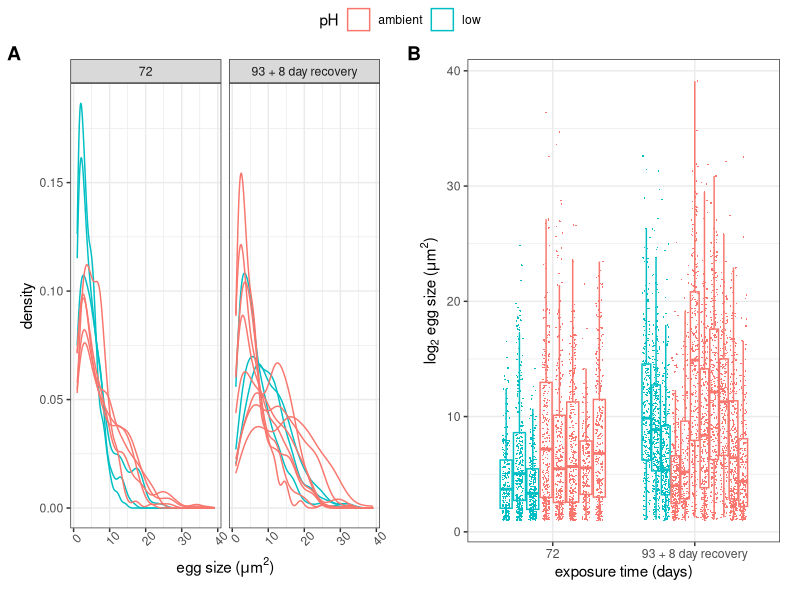
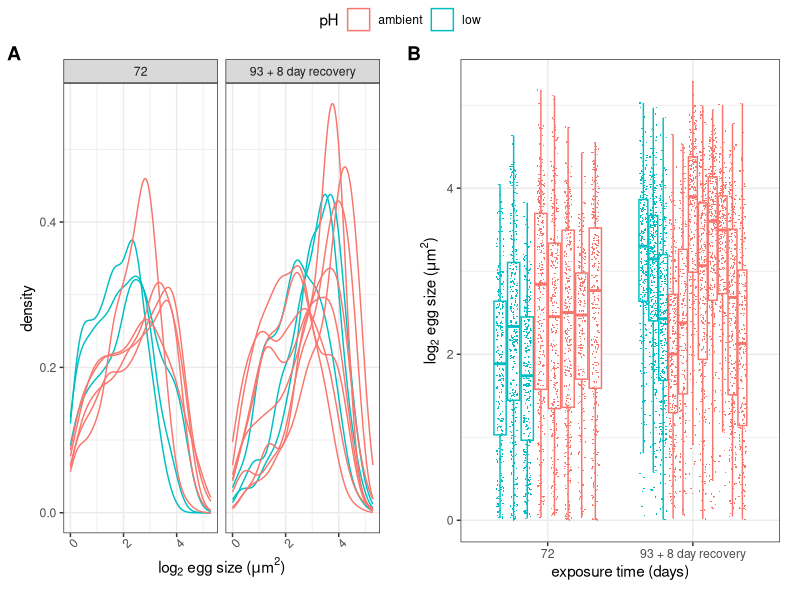
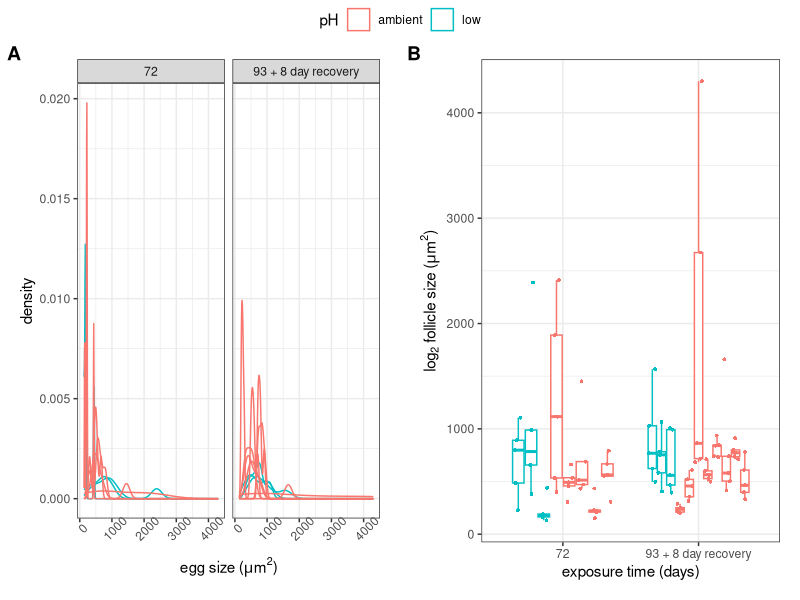
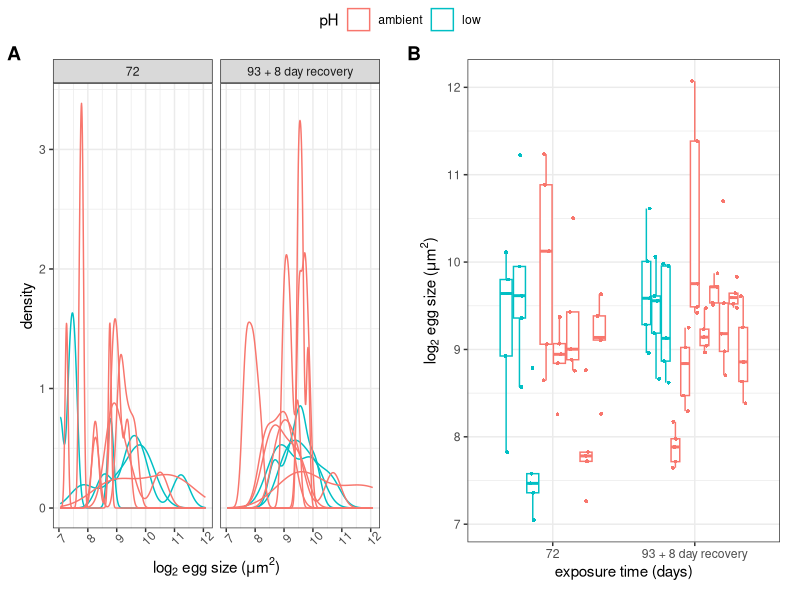
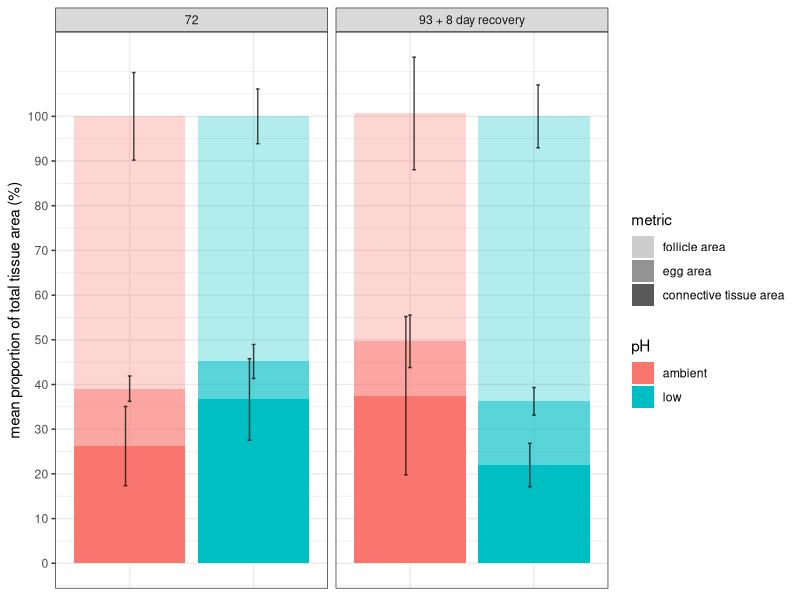
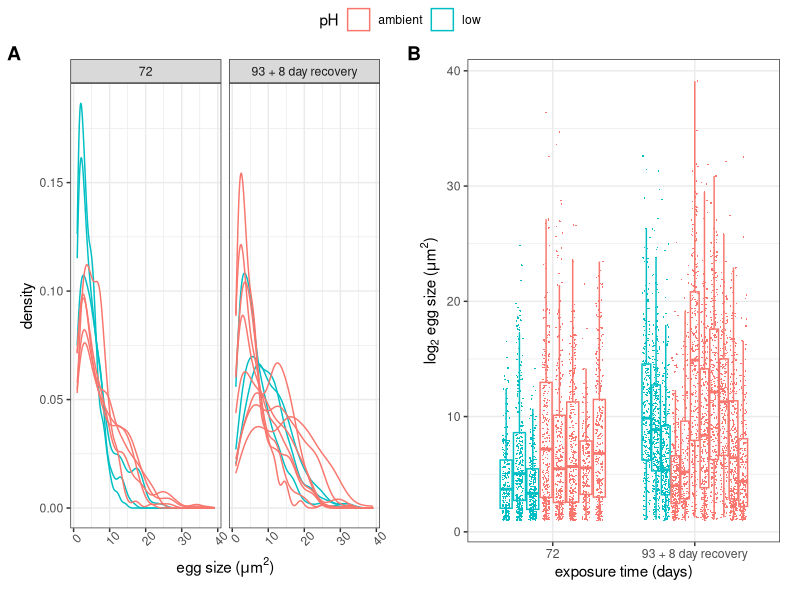
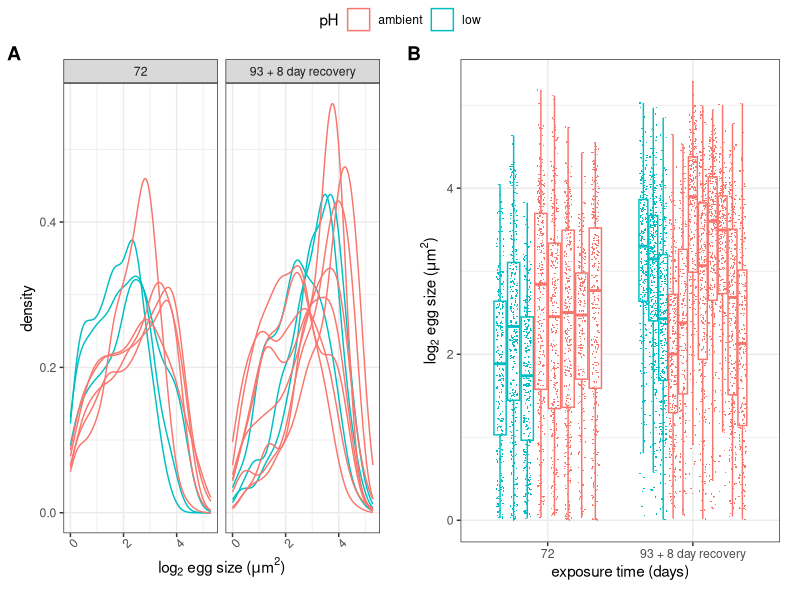
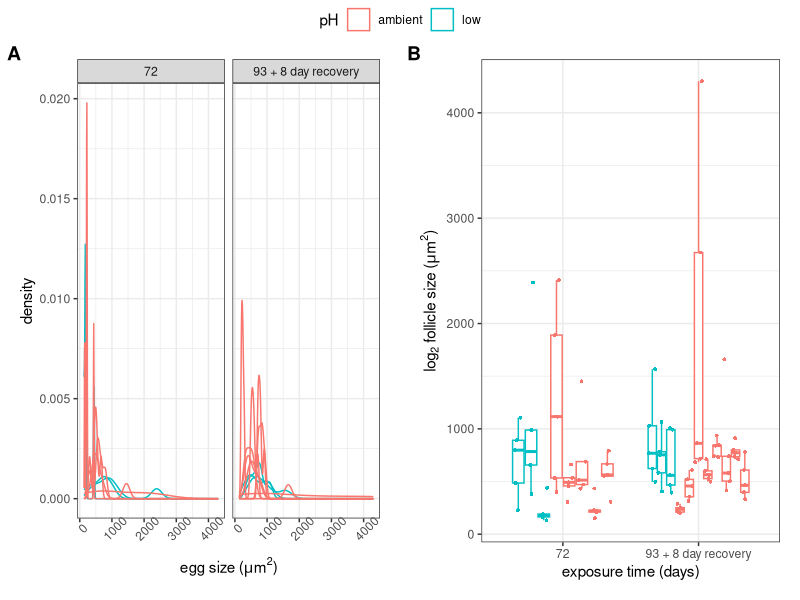

The R script that drew these images, in order:
## ---- chunk 1
library(ggplot2)
library(ggpubr)
library(rstatix)
library(dplyr)
library(broom)
library(lme4)
library(kableExtra)
library(tidyr)
## ---- chunk 2
female_data <- read.csv("../../data/histology/Female_Gonad/20200820_Female_Gonad_RESULTS.csv", stringsAsFactors = F,colClasses = c(rep("character",4),rep("numeric",7)))


egg_size <- read.csv("../../data/histology/Female_Gonad/egg_size.csv", stringsAsFactors = F, colClasses = c("character","character","numeric"))

foll_size <- read.csv("../../data/histology/Female_Gonad/follicle_size.csv", stringsAsFactors = F, colClasses = c("character","character","numeric","numeric") )
## ---- chunk 3
#rename columns
colnames(egg_size) <- c("date", "sample_ID", "egg_size")

#merge egg size data with treatment info
egg_size_m <- merge(female_data[,c("date", "sample_ID","pH")], egg_size)

egg_size_m$date <- gsub("20190123", "72",egg_size_m$date)

egg_size_m$date <- gsub("20190221", "93 + 8 day recovery",egg_size_m$date)
## ---- chunk 4
foll_size <- foll_size[,c("Label", "Area")]

foll_size$date <- gsub("-.*","",foll_size$Label)

foll_size$sample_ID <- gsub("-10.*jpg","",foll_size$Label)

foll_size$sample_ID <- gsub(".*-","",foll_size$sample_ID)

foll_size <- foll_size[,c("Area", "sample_ID", "date")]

colnames(foll_size)[1] <- "foll_size"

#merge follicle size data with treatment info
foll_size_m <- merge(female_data[,c("date", "sample_ID","pH")], foll_size)

foll_size_m$date <- gsub("20190123", "72",foll_size_m$date)

foll_size_m$date <- gsub("20190221", "93 + 8 day recovery",foll_size_m$date)

## ---- chunk 5
#first check distribution

p <- ggplot(data = egg_size_m,aes(x = egg_size, color = pH, group = sample_ID)) + geom_density() + theme_bw() + labs(y = "density", x =expression(paste("egg size (",mu,"m"^2,")", sep = "")))+ theme(plot.margin = unit(c(rep(1,4)), "lines"), axis.text.x = element_text(angle = 45)) + facet_wrap(~date)

#it's left skewed so try log transformation
q <- ggplot(data = egg_size_m,aes(x = log(egg_size,2), color = pH, group = sample_ID)) + geom_density() + theme_bw() + labs(y = "density", x = expression(paste(log[2]," egg size (",mu,"m"^2,")", sep = "")))+ theme(plot.margin = unit(c(rep(1,4)), "lines"), axis.text.x = element_text(angle = 45)) + facet_wrap(~date)

#plot boxplots
r <- ggplot(data = egg_size_m,aes(x = date, y = egg_size, color = pH, group = interaction(pH,date, sample_ID))) + geom_boxplot(outlier.shape = NA) + geom_point(pch = 16, size=0.2,position = position_jitterdodge(jitter.width = 0.05)) + theme_bw() + labs(x = "exposure time (days)", y = expression(paste(log[2]," egg size (",mu,"m"^2,")", sep = "")))+ theme(plot.margin = unit(c(rep(1,4)), "lines"))

#after log transformation
s <- ggplot(data = egg_size_m,aes(x = date, y = log(egg_size,2), color = pH, group = interaction(pH,date, sample_ID))) + geom_boxplot(outlier.shape = NA) + geom_point(pch = 16, size=0.2,position = position_jitterdodge(jitter.width = 0.05)) + theme_bw() + labs(x = "exposure time (days)", y = expression(paste(log[2]," egg size (",mu,"m"^2,")", sep = "")))+ theme(plot.margin = unit(c(rep(1,4)), "lines"))

#plot egg size without transformation
ggpubr::ggarrange(p,r,labels = "AUTO", common.legend = T)


#plot eggs size after transformation
ggpubr::ggarrange(q,s,labels = "AUTO", common.legend = T)
## ---- chunk 6
jpeg("egg_size_dist.jpg", width = 12, height = 6, units = "in", res = 300)
ggpubr::ggarrange(p,r,labels = "AUTO", common.legend = T)
dev.off()

jpeg("log_egg_size_dist.jpg", width = 12, height = 6, units = "in", res = 300)
ggpubr::ggarrange(q,s,labels = "AUTO", common.legend = T)
dev.off()
## ---- chunk 7
tidy(TukeyHSD(aov(log(egg_size,2) ~ pH * date, data = egg_size_m))) %>%
  kbl(caption = "2-way ANOVA: log2 egg size ~ pH * time") %>%
  kable_classic(full_width = F, html_font = "Cambria")

## ---- chunk 8
write.table(tidy(TukeyHSD(aov(log(egg_size,2) ~ pH * date, data = egg_size_m))),"2wayAOV_Tuk_egg_size.txt",sep = "\t", quote = F, row.names = F)
## ---- chunk 9
#first check distribution

p <- ggplot(data = foll_size_m,aes(x = foll_size, color = pH, group = sample_ID)) + geom_density() + theme_bw() + labs(y = "density", x =expression(paste("egg size (",mu,"m"^2,")", sep = "")))+ theme(plot.margin = unit(c(rep(1,4)), "lines"), axis.text.x = element_text(angle = 45)) + facet_wrap(~date)

#it's left skewed so try log transformation
q <- ggplot(data = foll_size_m,aes(x = log(foll_size,2), color = pH, group = sample_ID)) + geom_density() + theme_bw() + labs(y = "density", x = expression(paste(log[2]," egg size (",mu,"m"^2,")", sep = "")))+ theme(plot.margin = unit(c(rep(1,4)), "lines"), axis.text.x = element_text(angle = 45)) + facet_wrap(~date)

#plot boxplots
r <- ggplot(data = foll_size_m,aes(x = date, y = foll_size, color = pH, group = interaction(pH,date, sample_ID))) + geom_boxplot(outlier.shape = NA) + geom_point(pch = 16, size=1,position = position_jitterdodge(jitter.width = 0.05)) + theme_bw() + labs(x = "exposure time (days)", y = expression(paste(log[2]," follicle size (",mu,"m"^2,")", sep = "")))+ theme(plot.margin = unit(c(rep(1,4)), "lines"))

#after log transformation
s <- ggplot(data = foll_size_m,aes(x = date, y = log(foll_size,2), color = pH, group = interaction(pH,date, sample_ID))) + geom_boxplot(outlier.shape = NA) + geom_point(pch = 16, size=1,position = position_jitterdodge(jitter.width = 0.05)) + theme_bw() + labs(x = "exposure time (days)", y = expression(paste(log[2]," egg size (",mu,"m"^2,")", sep = "")))+ theme(plot.margin = unit(c(rep(1,4)), "lines"))

#plot egg size without transformation
ggpubr::ggarrange(p,r,labels = "AUTO", common.legend = T)


#plot eggs size after transformation
ggpubr::ggarrange(q,s,labels = "AUTO", common.legend = T)
## ---- chunk 10
jpeg("foll_size_dist.jpg", width = 12, height = 6, units = "in", res = 300)
ggpubr::ggarrange(p,r,labels = "AUTO", common.legend = T)
dev.off()

jpeg("log_foll_size_dist.jpg", width = 12, height = 6, units = "in", res = 300)
ggpubr::ggarrange(q,s,labels = "AUTO", common.legend = T)
dev.off()
## ---- chunk 11
#calculate proportions

female_data$prop_egg <- (female_data$egg.area..based.on.ind.eggs. / female_data$total.area..um.) *100

female_data$prop_no_tissue <- (female_data$no.tissue.area / female_data$total.area..um.) *100

female_data$prop_cnx_tissue_indve <- (female_data$connective.tissue.area..egg.based.on.indiv./ female_data$total.area..um.)*100

#create column for relative # of eggs
female_data$number.of.eggs.per.um2 <- (female_data$number.of.eggs/female_data$total.area..um.)

female_data$pH_date <- paste(female_data$date, female_data$pH, sep = "_")

#convert female data to long format

female_data_STACKED <- tidyr::gather(female_data,"metric", "um", 5:(ncol(female_data)-1))

female_data_STACKED$um <- as.numeric(female_data_STACKED$um)




#reformat data and calculate mean and sd proportions
female_data_STACKED_props <- female_data_STACKED[grep("prop", female_data_STACKED$metric),]%>%group_by(date, pH,metric) %>% summarise(mean = mean(um), sd =sd(um)) %>% mutate(y_pos = cumsum(mean))

#convert metric to ordered factor
female_data_STACKED_props$metric <- factor(female_data_STACKED_props$metric, levels = rev(c("prop_cnx_tissue_indve","prop_egg", "prop_no_tissue")))


#chi sq to compare 20190123 amb vs. low
ct <- data.frame(female_data_STACKED_props[grep("20190123", female_data_STACKED_props$date),c("pH","mean","metric")]%>% pivot_wider(names_from = metric, values_from = mean))

rownames(ct) <- ct$pH

ct <- ct[,-1]

ct_a <- chisq.test(ct)
ct_a <- tidy(ct_a)
ct_a$comparison <- "ambient:72-low:72"


#chi sq to compare 20190123 amb vs. 20190221 amb
ct <- data.frame(female_data_STACKED_props[grep("ambient", female_data_STACKED_props$pH),c("date","mean","metric")]%>% pivot_wider(names_from = metric, values_from = mean))

rownames(ct) <- ct$pH

ct <- ct[,-1]

ct_b <- chisq.test(ct)
ct_b <- tidy(ct_b)
ct_b$comparison <- "ambient:72-ambient:93 + 8 day recovery"

#chi sq to compare 20190123 low vs. 20190221 low
ct <- data.frame(female_data_STACKED_props[grep("low", female_data_STACKED_props$pH),c("date","mean","metric")]%>% pivot_wider(names_from = metric, values_from = mean))

rownames(ct) <- ct$pH

ct <- ct[,-1]

ct_c <- chisq.test(ct)
ct_c <- tidy(ct_c)
ct_c$comparison <- "low:72-low:93 + 8 day recovery"



#chi sq to compare 20190221 amb vs. 20190221 low
ct <- data.frame(female_data_STACKED_props[grep("20190221", female_data_STACKED_props$date),c("pH","mean","metric")]%>% pivot_wider(names_from = metric, values_from = mean))

rownames(ct) <- ct$pH

ct <- ct[,-1]

ct_d <- chisq.test(ct)
ct_d <- tidy(ct_d)
ct_d$comparison <- "ambient:93 + 8 day recovery-low:93 + 8 day recovery"


#chi sq to compare 20190123 amb vs. 20190221 low
ct <- data.frame(female_data_STACKED_props[which(female_data_STACKED_props$date=="20190123" & female_data_STACKED_props$pH =="ambient" | female_data_STACKED_props$date=="20190221" & female_data_STACKED_props$pH =="low"),c("pH","mean","metric")]%>% pivot_wider(names_from = metric, values_from = mean))

rownames(ct) <- ct$pH

ct <- ct[,-1]

ct_e <- chisq.test(ct)
ct_e <- tidy(ct_e)
ct_e$comparison <- "ambient:72-low:93 + 8 day recovery"


#chi sq to compare 20190221 amb vs. 20190123 low
ct <- data.frame(female_data_STACKED_props[which(female_data_STACKED_props$date=="20190221" & female_data_STACKED_props$pH =="ambient" | female_data_STACKED_props$date=="20190123" & female_data_STACKED_props$pH =="low"),c("pH","mean","metric")]%>% pivot_wider(names_from = metric, values_from = mean))

rownames(ct) <- ct$pH

ct <- ct[,-1]

ct_f <- chisq.test(ct)
ct_f <- tidy(ct_f)
ct_f$comparison <- "ambient:93 + 8 day recovery-low:72"


ct <- rbind(ct_a, ct_b, ct_c, ct_d, ct_e, ct_f)

#perform FDR correction for multiple comparisons

ct$adj.p.value <- p.adjust(ct$p.value)

#reorder columns

ct <- ct[,c("comparison", "statistic", "p.value", "adj.p.value")]


ct %>%
  kbl(caption = "Chi square test: tissue proportions ~ pH") %>%
  kable_classic(full_width = F, html_font = "Cambria")
## ---- chunk 12
write.table(ct,"chisq_tissue_prop.txt",sep = "\t", quote = F, row.names = F)
## ---- chunk 13

#export plot with significance denoted
#plot stacked bar of tissue areas



#change labels for plotting
female_data_STACKED_props_labs <- female_data_STACKED_props

female_data_STACKED_props_labs$date <- gsub("20190123", "72",female_data_STACKED_props_labs$date)

female_data_STACKED_props_labs$date <- gsub("20190221", "93 + 8 day recovery",female_data_STACKED_props_labs$date)

female_data_STACKED_props_labs$metric <- gsub("prop_no_tissue","follicle area", female_data_STACKED_props_labs$metric)

female_data_STACKED_props_labs$metric <- gsub("prop_cnx_tissue_indve","connective tissue area", female_data_STACKED_props_labs$metric)

female_data_STACKED_props_labs$metric <- gsub("prop_egg","egg area", female_data_STACKED_props_labs$metric)

#convert metric to ordered factor
female_data_STACKED_props_labs <- female_data_STACKED_props_labs[order(female_data_STACKED_props_labs$metric),]

female_data_STACKED_props_labs$metric <- factor(female_data_STACKED_props_labs$metric, levels = rev(c(rep("connective tissue area",1), rep("egg area",1), rep("follicle area",1))))

pd <- position_dodge2(width = 0.2)

ggplot(female_data_STACKED_props_labs, aes(pH,mean, fill = pH,alpha = metric)) + 
geom_bar(stat = "identity") + 
geom_errorbar(aes(ymax = y_pos + sd, ymin=y_pos - sd), stat = "identity", width = 0.1, alpha = 0.7, position = pd) + facet_wrap(~date)+ scale_alpha_manual(values=c(seq(0.3,1, length.out = 3))) + theme_bw() + scale_y_continuous(breaks = seq(from = 0, to = 100, by = 10)) + ylab("mean proportion of total tissue area (%)") + theme(axis.title.x = element_blank(), axis.ticks.x = element_blank(), axis.text.x = element_blank())


jpeg("tissue_proportions_stacked_bar.jpg", width = 7, height = 6, units = "in", res = 300)
ggplot(female_data_STACKED_props_labs, aes(pH,mean, fill = pH,alpha = metric)) + 
geom_bar(stat = "identity") + 
geom_errorbar(aes(ymax = y_pos + sd, ymin=y_pos - sd), stat = "identity", width = 0.1, alpha = 0.7, position = pd) + facet_wrap(~date)+ scale_alpha_manual(values=c(seq(0.3,1, length.out = 3))) + theme_bw() + scale_y_continuous(breaks = seq(from = 0, to = 100, by = 10)) + ylab("mean proportion of total tissue area (%)") + theme(axis.title.x = element_blank(), axis.ticks.x = element_blank(), axis.text.x = element_blank()) 
dev.off()
